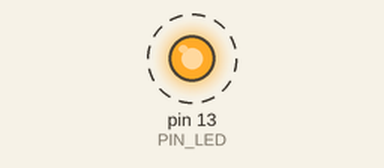
A sketch run on a simulated Arduino Uno, built with avr-gcc and run on an emulated ATmega328P. On the bench: output pins drawn as LEDs (lit = HIGH). Dashed ring = blinking. What the sketch prints to the serial monitor is not drawn.

Above: at 0.5 s.
Timing chart, 0 to 4.6 s (numbered marks = the images above):
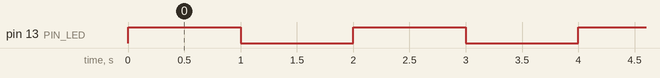

The sketch:

04_example_3.ino
```cpp
#define PIN_LED 13
unsigned int count, toggle;

void setup() {
  pinMode(PIN_LED, OUTPUT);
  Serial.begin(115200);

  while (!Serial) {
    ;
  }
  count = toggle = 0;
  digitalWrite(PIN_LED, toggle);
}

void loop() {
  Serial.println("Hello World!");
  Serial.println(++count);
  toggle = toggle_state(toggle);
  digitalWrite(PIN_LED, toggle);
  delay(1000);
}

int toggle_state(int toggle) {
  return !toggle;
}
```

Measured:
- by itself, pin 13 (PIN_LED): alternates HIGH for 1.0 s and LOW for 1.0 s
